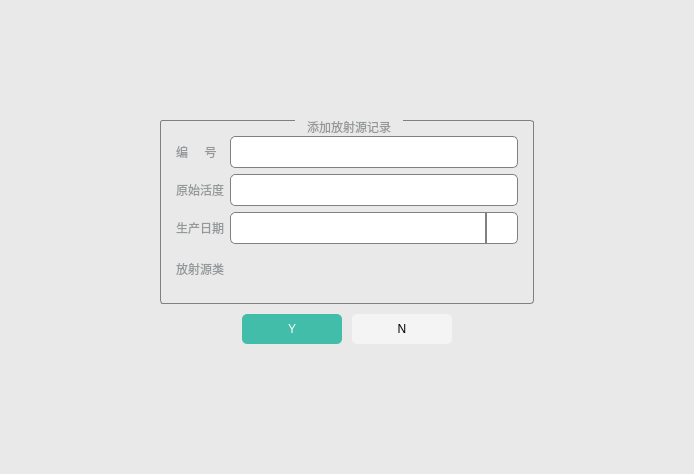
<?xml version="1.0" encoding="UTF-8"?>
<ui version="4.0">
 <class>DeAddRadioactiveDlg</class>
 <widget class="QDialog" name="DeAddRadioactiveDlg">
  <property name="geometry">
   <rect>
    <x>0</x>
    <y>0</y>
    <width>694</width>
    <height>474</height>
   </rect>
  </property>
  <property name="windowTitle">
   <string>DeAddRadioactiveDlg</string>
  </property>
  <property name="styleSheet">
   <string notr="true">#DeAddRadioactiveDlg
{    
	background-color: #E9E9E9;
}

QLineEdit
{
border:1px solid gray;
border-radius:5px;
font: 12px &quot;微软雅黑&quot;;
min-height:30px;
max-height:30px;
}

QLabel
{
font: 14px &quot;微软雅黑&quot;;
color: #95989A;
}

QGroupBox {
     border: 1px solid gray;
     border-radius: 3px;
     margin-top: 2ex; /* leave space at the top for the title */
     color: #95989A;
     font: 14px &quot;微软雅黑&quot;;
     padding:15px;
 }

 QGroupBox::title {
     subcontrol-origin: margin;
     subcontrol-position: top center; /* position at the top center */
     padding: 0 10px;
     background-color: qlineargradient(x1: 0, y1: 0, x2: 0, y2: 1,
                                       stop: 0 #FFOECE, stop: 1 #FFFFFF);
 }

QPushButton 
{    
	font: bold 14px &quot;微软雅黑&quot;;
	background-color: rgb(244, 244, 244);
    border:none;
    border-radius: 5px;
    min-width:100px;
    max-width:100px;
    min-height:30px;
    max-height:30px;
 }
</string>
  </property>
  <layout class="QGridLayout" name="gridLayout_3">
   <property name="leftMargin">
    <number>160</number>
   </property>
   <property name="topMargin">
    <number>120</number>
   </property>
   <property name="rightMargin">
    <number>160</number>
   </property>
   <property name="bottomMargin">
    <number>130</number>
   </property>
   <property name="spacing">
    <number>0</number>
   </property>
   <item row="0" column="0">
    <widget class="QWidget" name="widget" native="true">
     <property name="maximumSize">
      <size>
       <width>16777215</width>
       <height>16777215</height>
      </size>
     </property>
     <property name="styleSheet">
      <string notr="true"/>
     </property>
     <layout class="QGridLayout" name="gridLayout">
      <property name="margin">
       <number>0</number>
      </property>
      <property name="spacing">
       <number>10</number>
      </property>
      <item row="1" column="0">
       <spacer name="horizontalSpacer">
        <property name="orientation">
         <enum>Qt::Horizontal</enum>
        </property>
        <property name="sizeHint" stdset="0">
         <size>
          <width>67</width>
          <height>20</height>
         </size>
        </property>
       </spacer>
      </item>
      <item row="1" column="1">
       <widget class="QPushButton" name="okBtn">
        <property name="styleSheet">
         <string notr="true">QPushButton 
{
	background-color: #42BDAA;
    color: #FFFFFF;
}</string>
        </property>
        <property name="text">
         <string>Y</string>
        </property>
       </widget>
      </item>
      <item row="1" column="2">
       <widget class="QPushButton" name="cancelBtn">
        <property name="text">
         <string>N</string>
        </property>
       </widget>
      </item>
      <item row="1" column="3">
       <spacer name="horizontalSpacer_2">
        <property name="orientation">
         <enum>Qt::Horizontal</enum>
        </property>
        <property name="sizeHint" stdset="0">
         <size>
          <width>67</width>
          <height>20</height>
         </size>
        </property>
       </spacer>
      </item>
      <item row="0" column="0" colspan="4">
       <widget class="QGroupBox" name="groupBox">
        <property name="maximumSize">
         <size>
          <width>16777215</width>
          <height>16777215</height>
         </size>
        </property>
        <property name="styleSheet">
         <string notr="true"/>
        </property>
        <property name="title">
         <string>添加放射源记录</string>
        </property>
        <layout class="QGridLayout" name="gridLayout_2">
         <property name="margin">
          <number>0</number>
         </property>
         <property name="spacing">
          <number>6</number>
         </property>
         <item row="0" column="0">
          <widget class="QLabel" name="label">
           <property name="maximumSize">
            <size>
             <width>16777215</width>
             <height>16777215</height>
            </size>
           </property>
           <property name="text">
            <string>编     号</string>
           </property>
          </widget>
         </item>
         <item row="1" column="0" colspan="2">
          <widget class="QLabel" name="label_3">
           <property name="maximumSize">
            <size>
             <width>16777215</width>
             <height>16777215</height>
            </size>
           </property>
           <property name="text">
            <string>原始活度</string>
           </property>
          </widget>
         </item>
         <item row="1" column="2">
          <widget class="QLineEdit" name="originalLineEdit">
           <property name="minimumSize">
            <size>
             <width>0</width>
             <height>32</height>
            </size>
           </property>
           <property name="maximumSize">
            <size>
             <width>16777215</width>
             <height>32</height>
            </size>
           </property>
           <property name="maxLength">
            <number>32</number>
           </property>
          </widget>
         </item>
         <item row="2" column="0" colspan="2">
          <widget class="QLabel" name="label_2">
           <property name="maximumSize">
            <size>
             <width>16777215</width>
             <height>16777215</height>
            </size>
           </property>
           <property name="text">
            <string>生产日期</string>
           </property>
          </widget>
         </item>
         <item row="2" column="2">
          <layout class="QGridLayout" name="gridLayout_4">
           <property name="spacing">
            <number>0</number>
           </property>
           <item row="0" column="0">
            <widget class="QLineEdit" name="lineEdit">
             <property name="minimumSize">
              <size>
               <width>0</width>
               <height>32</height>
              </size>
             </property>
             <property name="maximumSize">
              <size>
               <width>16777215</width>
               <height>32</height>
              </size>
             </property>
             <property name="styleSheet">
              <string notr="true">border-top-right-radius:0px;
border-bottom-right-radius:0px;</string>
             </property>
            </widget>
           </item>
           <item row="0" column="1">
            <widget class="QPushButton" name="pushButton">
             <property name="styleSheet">
              <string notr="true">image: url(:/Demo/Resources/guanliyemian-fangsheyuanriqi.png);
max-width:30px;
min-width:30px;
background-color: rgb(255, 255, 255);
border-top-left-radius:0px;
border-bottom-left-radius:0px;
border:1px solid gray;</string>
             </property>
             <property name="text">
              <string/>
             </property>
            </widget>
           </item>
          </layout>
         </item>
         <item row="3" column="0" colspan="2">
          <widget class="QLabel" name="label_4">
           <property name="maximumSize">
            <size>
             <width>16777215</width>
             <height>16777215</height>
            </size>
           </property>
           <property name="text">
            <string>放射源类</string>
           </property>
          </widget>
         </item>
         <item row="3" column="2">
          <widget class="DeComboBox" name="widget_3" native="true">
           <property name="maximumSize">
            <size>
             <width>16777215</width>
             <height>16777215</height>
            </size>
           </property>
           <property name="styleSheet">
            <string notr="true">QLabel
{   
	background-color: rgb(255, 255, 255);
    font:14px bold &quot;微软雅黑&quot;;
}

QPushButton
{
	background-color: #42BDAA;
    font:14px bold &quot;微软雅黑&quot;;
    min-width:60px;
    max-width:60px;
    border:1px solid gray;
}

QLineEdit
{
border:1px solid gray;
min-height:30px;
border-top-left-radius:3px;
border-top-right-radius:0px;
border-bottom-right-radius:0px;
border-bottom-left-radius:3px;
}</string>
           </property>
          </widget>
         </item>
         <item row="0" column="2">
          <widget class="QLineEdit" name="idLineEdit">
           <property name="minimumSize">
            <size>
             <width>0</width>
             <height>32</height>
            </size>
           </property>
           <property name="maximumSize">
            <size>
             <width>16777215</width>
             <height>32</height>
            </size>
           </property>
           <property name="maxLength">
            <number>32</number>
           </property>
          </widget>
         </item>
        </layout>
       </widget>
      </item>
     </layout>
    </widget>
   </item>
  </layout>
 </widget>
 <layoutdefault spacing="6" margin="11"/>
 <customwidgets>
  <customwidget>
   <class>DeComboBox</class>
   <extends>QWidget</extends>
   <header location="global">decombobox.h</header>
   <container>1</container>
  </customwidget>
 </customwidgets>
 <resources>
  <include location="demo.qrc"/>
 </resources>
 <connections/>
</ui>
